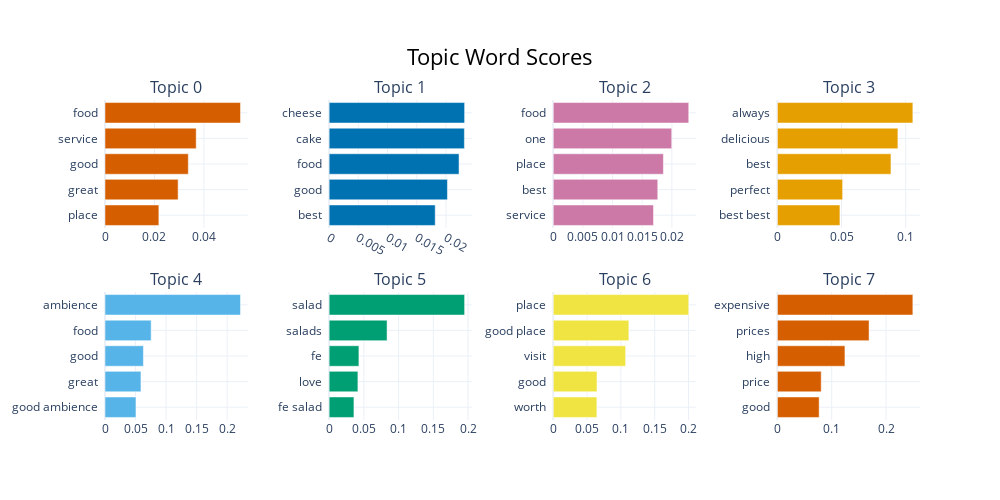

This figure's notebook cell:
### Code cell
model.visualize_barchart()

### Figure 1 — Plotly figure (JSON) as saved in the notebook; plotly's stock layout.template omitted (floating-point values rounded to 4 significant figures)
{"data": [{"marker": {"color": "#D55E00"}, "orientation": "h", "type": "bar", "x": [0.02178, 0.02956, 0.03368, 0.03687, 0.05478], "xaxis": "x", "y": ["place  ", "great  ", "good  ", "service  ", "food  "], "yaxis": "y"}, {"marker": {"color": "#0072B2"}, "orientation": "h", "type": "bar", "x": [0.01816, 0.02025, 0.02224, 0.02315, 0.02319], "xaxis": "x2", "y": ["best  ", "good  ", "food  ", "cake  ", "cheese  "], "yaxis": "y2"}, {"marker": {"color": "#CC79A7"}, "orientation": "h", "type": "bar", "x": [0.0169, 0.01762, 0.01857, 0.01997, 0.02284], "xaxis": "x3", "y": ["service  ", "best  ", "place  ", "one  ", "food  "], "yaxis": "y3"}, {"marker": {"color": "#E69F00"}, "orientation": "h", "type": "bar", "x": [0.04876, 0.05086, 0.08855, 0.09395, 0.1056], "xaxis": "x4", "y": ["best best  ", "perfect  ", "best  ", "delicious  ", "always  "], "yaxis": "y4"}, {"marker": {"color": "#56B4E9"}, "orientation": "h", "type": "bar", "x": [0.0507, 0.05885, 0.06289, 0.07556, 0.2218], "xaxis": "x5", "y": ["good ambience  ", "great  ", "good  ", "food  ", "ambience  "], "yaxis": "y5"}, {"marker": {"color": "#009E73"}, "orientation": "h", "type": "bar", "x": [0.03573, 0.04142, 0.04287, 0.08341, 0.195], "xaxis": "x6", "y": ["fe salad  ", "love  ", "fe  ", "salads  ", "salad  "], "yaxis": "y6"}, {"marker": {"color": "#F0E442"}, "orientation": "h", "type": "bar", "x": [0.06451, 0.06473, 0.107, 0.1118, 0.2003], "xaxis": "x7", "y": ["worth  ", "good  ", "visit  ", "good place  ", "place  "], "yaxis": "y7"}, {"marker": {"color": "#D55E00"}, "orientation": "h", "type": "bar", "x": [0.07692, 0.08071, 0.1244, 0.1688, 0.2494], "xaxis": "x8", "y": ["good  ", "price  ", "high  ", "prices  ", "expensive  "], "yaxis": "y8"}], "layout": {"annotations": [{"font": {"size": 16}, "showarrow": false, "text": "Topic 0", "x": 0.0875, "xanchor": "center", "xref": "paper", "y": 1, "yanchor": "bottom", "yref": "paper"}, {"font": {"size": 16}, "showarrow": false, "text": "Topic 1", "x": 0.3625, "xanchor": "center", "xref": "paper", "y": 1, "yanchor": "bottom", "yref": "paper"}, {"font": {"size": 16}, "showarrow": false, "text": "Topic 2", "x": 0.6375, "xanchor": "center", "xref": "paper", "y": 1, "yanchor": "bottom", "yref": "paper"}, {"font": {"size": 16}, "showarrow": false, "text": "Topic 3", "x": 0.9125, "xanchor": "center", "xref": "paper", "y": 1, "yanchor": "bottom", "yref": "paper"}, {"font": {"size": 16}, "showarrow": false, "text": "Topic 4", "x": 0.0875, "xanchor": "center", "xref": "paper", "y": 0.4, "yanchor": "bottom", "yref": "paper"}, {"font": {"size": 16}, "showarrow": false, "text": "Topic 5", "x": 0.3625, "xanchor": "center", "xref": "paper", "y": 0.4, "yanchor": "bottom", "yref": "paper"}, {"font": {"size": 16}, "showarrow": false, "text": "Topic 6", "x": 0.6375, "xanchor": "center", "xref": "paper", "y": 0.4, "yanchor": "bottom", "yref": "paper"}, {"font": {"size": 16}, "showarrow": false, "text": "Topic 7", "x": 0.9125, "xanchor": "center", "xref": "paper", "y": 0.4, "yanchor": "bottom", "yref": "paper"}], "height": 500, "hoverlabel": {"bgcolor": "white", "font": {"family": "Rockwell", "size": 16}}, "showlegend": false, "title": {"font": {"color": "Black", "size": 22}, "text": "Topic Word Scores", "x": 0.5, "xanchor": "center", "yanchor": "top"}, "width": 1000, "xaxis": {"anchor": "y", "domain": [0, 0.175], "showgrid": true}, "xaxis2": {"anchor": "y2", "domain": [0.275, 0.45], "showgrid": true}, "xaxis3": {"anchor": "y3", "domain": [0.55, 0.725], "showgrid": true}, "xaxis4": {"anchor": "y4", "domain": [0.825, 1], "showgrid": true}, "xaxis5": {"anchor": "y5", "domain": [0, 0.175], "showgrid": true}, "xaxis6": {"anchor": "y6", "domain": [0.275, 0.45], "showgrid": true}, "xaxis7": {"anchor": "y7", "domain": [0.55, 0.725], "showgrid": true}, "xaxis8": {"anchor": "y8", "domain": [0.825, 1], "showgrid": true}, "yaxis": {"anchor": "x", "domain": [0.6, 1], "showgrid": true}, "yaxis2": {"anchor": "x2", "domain": [0.6, 1], "showgrid": true}, "yaxis3": {"anchor": "x3", "domain": [0.6, 1], "showgrid": true}, "yaxis4": {"anchor": "x4", "domain": [0.6, 1], "showgrid": true}, "yaxis5": {"anchor": "x5", "domain": [0, 0.4], "showgrid": true}, "yaxis6": {"anchor": "x6", "domain": [0, 0.4], "showgrid": true}, "yaxis7": {"anchor": "x7", "domain": [0, 0.4], "showgrid": true}, "yaxis8": {"anchor": "x8", "domain": [0, 0.4], "showgrid": true}}}
